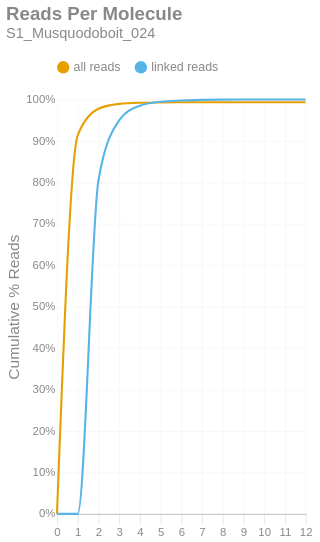

The cell this chart's notebook holds for it:
### Markdown cell above
### Reads per Molecule
This chart shows the cumulative distribution of the number of reads per linked molecule. That is, how many alignments are associated with a unique molecule. This excludes the number of reads associated with invalid or absent linked-read barcodes. The `linked` histogram is the percentages recalculated when disregarding singletons.

### Code cell
if SKIPLR:
    print_html(f"Skipped")
else:
    counts = np.bincount(valids['reads'].cast(pl.Int64).to_numpy())
    weighted = counts * np.arange(len(counts))
    all_perc = weighted / n_reads
    linked_perc = weighted / n_linked_reads
    linked_perc[1] = 0
    binned_df = pl.DataFrame({
        'readsper': list(range(len(counts))),
        'all reads (cumsum)': np.cumsum(all_perc).tolist(),
        'linked reads (cumsum)': np.cumsum(linked_perc).tolist(),
    })

    with SafeRender(binned_df):
        (
            density_plot(binned_df, 'Reads Per Molecule', samplename, 'readspmol')
            .encode(
                x=alt.X('readsper:O', title=None).axis(labelAngle=0).scale(padding=0),
                y=alt.Y('value:Q', title='Cumulative % Reads').axis(format='%').stack(False),
                color=alt.Color("key:N").scale(domain=["all reads", "linked reads"]),
                tooltip=[
                    alt.Tooltip("key:N", title="Data Type"),
                    alt.Tooltip("readsper:O", title="Reads Per Molecule"),
                    alt.Tooltip("value:Q", format=".2%", title="% Reads (Cum.)")
                ]            
            )
        ).display()

### Figure 1 — Vega-Lite specification as saved in the notebook (floating-point values rounded to 4 significant figures)
{"width": "container", "height": 400, "config": {"title": {"anchor": "start", "dy": -15, "fontSize": 18, "color": "#888888", "subtitleColor": "#888888", "subtitleFontSize": 14}, "arc": {"fill": "#0072B2"}, "axis": {"domainColor": "#888888", "domainWidth": 0.5, "gridWidth": 0.2, "grid": false, "titleFontWeight": 400, "titleFontSize": 15, "labelFontSize": 11, "labelColor": "#888888", "tickColor": "#888888", "tickWidth": 0.2, "titleColor": "#888888"}, "axisBand": {"grid": false}, "axisX": {"grid": true, "tickSize": 10, "domainCap": "round"}, "axisY": {"domain": false, "grid": true, "tickSize": 0, "domainCap": "round"}, "background": "transparent", "header": {"labelFontSize": 15, "labelColor": "#888888", "titleFontSize": 15, "titleFontWeight": 600, "titleColor": "#888888"}, "legend": {"labelFont": "sans-serif", "labelFontSize": 12, "labelColor": "#888888", "symbolSize": 100, "symbolType": "circle", "titleFontSize": 12, "titlePadding": 10, "titleColor": "#888888", "title": null, "orient": "top"}, "range": {"category": ["#E69F00", "#56B4E9", "#009E73", "#F0E442", "#0072B2", "#D55E00", "#CC79A7", "#000000"], "diverging": ["#cfe8f3", "#a2d4ec", "#73bfe2", "#46abdb", "#1696d2", "#12719e"]}, "area": {"fill": "#0072B2", "fillOpacity": 0.7, "line": true, "strokeOpacity": 0.7}, "line": {"color": "#0072B2", "stroke": "#0072B2", "strokeWidth": 2}, "trail": {"color": "#0072B2", "stroke": "#0072B2", "strokeWidth": 0, "size": 1}, "point": {"filled": true, "fillOpacity": 1.0, "size": 95}, "text": {"color": "#888888", "fontSize": 11, "align": "right", "fontWeight": 400, "size": 11}, "bar": {"fill": "#0072B2", "stroke": null}, "view": {"stroke": null, "continuousWidth": 660, "continuousHeight": 400}}, "data": {"name": "data-8861119c908a4900f49f101a4514efd2"}, "mark": {"type": "line", "interpolate": "monotone", "point": {"opacity": 0, "size": 275}}, "encoding": {"color": {"field": "key", "scale": {"domain": ["all reads", "linked reads"]}, "type": "nominal"}, "tooltip": [{"field": "key", "title": "Data Type", "type": "nominal"}, {"field": "readsper", "title": "Reads Per Molecule", "type": "ordinal"}, {"field": "value", "format": ".2%", "title": "% Reads (Cum.)", "type": "quantitative"}], "x": {"axis": {"labelAngle": 0}, "field": "readsper", "scale": {"padding": 0}, "title": null, "type": "ordinal"}, "y": {"axis": {"format": "%"}, "field": "value", "stack": false, "title": "Cumulative % Reads", "type": "quantitative"}}, "params": [{"name": "param_c36ac31b6afebe62", "select": {"type": "point", "fields": ["key"]}, "bind": "legend"}], "title": {"text": "Reads Per Molecule", "subtitle": "S1_Musquodoboit_024"}, "transform": [{"fold": ["all reads (cumsum)", "linked reads (cumsum)"]}, {"calculate": "replace(datum.key, ' (cumsum)', '')", "as": "key"}, {"filter": {"param": "param_c36ac31b6afebe62"}}], "usermeta": {"embedOptions": {"downloadFileName": "S1_Musquodoboit_024.readspmol"}}, "$schema": "https://vega.github.io/schema/vega-lite/v6.1.0.json", "datasets": {"data-8861119c908a4900f49f101a4514efd2": [{"readsper": 0, "all reads (cumsum)": 0.0, "linked reads (cumsum)": 0.0}, {"readsper": 1, "all reads (cumsum)": 0.9132, "linked reads (cumsum)": 0.0}, {"readsper": 2, "all reads (cumsum)": 0.9776, "linked reads (cumsum)": 0.8037}, {"readsper": 3, "all reads (cumsum)": 0.9893, "linked reads (cumsum)": 0.9495}, {"readsper": 4, "all reads (cumsum)": 0.9921, "linked reads (cumsum)": 0.985}, {"readsper": 5, "all reads (cumsum)": 0.9929, "linked reads (cumsum)": 0.9946}, {"readsper": 6, "all reads (cumsum)": 0.9931, "linked reads (cumsum)": 0.9975}, {"readsper": 7, "all reads (cumsum)": 0.9932, "linked reads (cumsum)": 0.999}, {"readsper": 8, "all reads (cumsum)": 0.9933, "linked reads (cumsum)": 0.9996}, {"readsper": 9, "all reads (cumsum)": 0.9933, "linked reads (cumsum)": 0.9998}, {"readsper": 10, "all reads (cumsum)": 0.9933, "linked reads (cumsum)": 0.9999}, {"readsper": 11, "all reads (cumsum)": 0.9933, "linked reads (cumsum)": 0.9999}, {"readsper": 12, "all reads (cumsum)": 0.9933, "linked reads (cumsum)": 1.0}]}}
